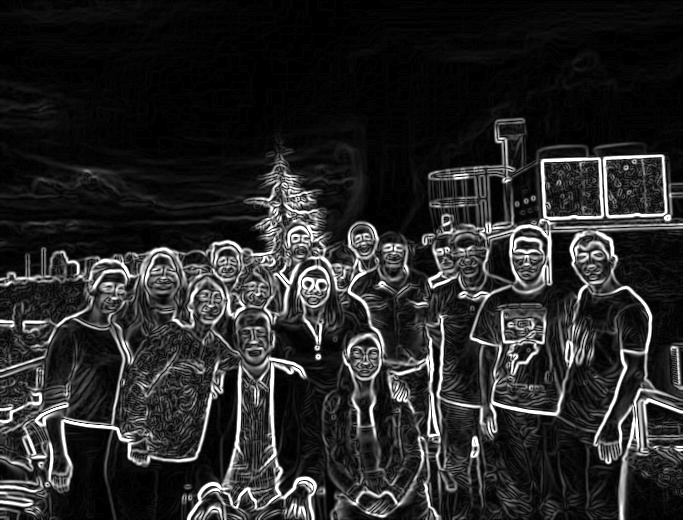
#> input picture Ch12/Figure5/IMG_0831/gradient_magnitude.jpg, 683 x 520 px, found by its file name
$ python additional_steps.py
#> lines starting #> are read from the running program, lines starting #| are printed output that depends on the picture; after the words box and inside, x2 and y2 are one past the last pixel; in counts of white or black regions, pixels touching at a corner belong together
import cv2
import numpy as np

image = cv2.imread('C:\\Users\\indus\\OneDrive\\Desktop\\ImageBook\\MyImplementations\\Ch12\\Figure5\\IMG_0831\\gradient_magnitude.jpg', cv2.IMREAD_GRAYSCALE)
#> image is the input picture: shape (520, 683); min 0, max 255, mean 39.8

threshold_value = 160
_, pruned_edges = cv2.threshold(image, threshold_value, 255, cv2.THRESH_BINARY)
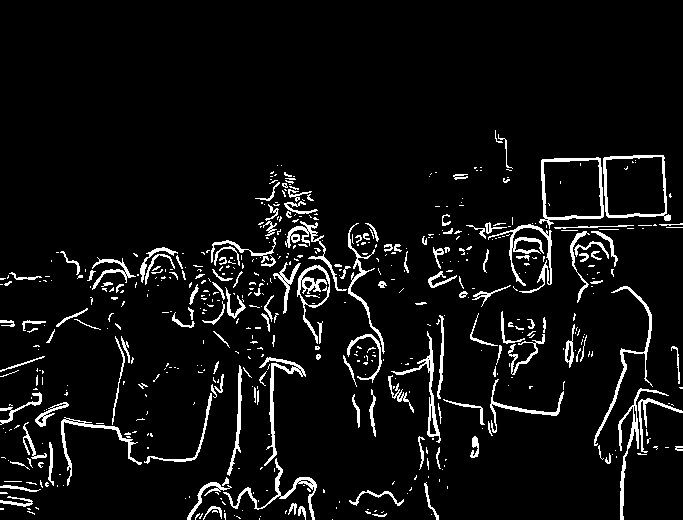
#> pruned_edges: shape (520, 683); 6.2% white in thin lines or dots, all inside (x1, y1, x2, y2) = (0, 130, 683, 520)
cv2.imwrite('C:\\Users\\indus\\OneDrive\\Desktop\\ImageBook\\MyImplementations\\Ch12\\Figure5\\IMG_0831\\pruned_edges.jpg', pruned_edges)

contours, _ = cv2.findContours(pruned_edges, cv2.RETR_EXTERNAL, cv2.CHAIN_APPROX_SIMPLE)
#> contours = 549 contours, 451 with area under 20; largest, box (x1, y1, x2, y2) and area: (603, 155, 671, 221) 3701, (539, 157, 604, 229) 3614, (297, 265, 330, 344) 1106, (488, 224, 552, 293) 542, (391, 331, 441, 443) 506

cleaned_image = np.zeros_like(pruned_edges)
for contour in contours:
    area = cv2.contourArea(contour)
    x, y, w, h = cv2.boundingRect(contour)
    aspect_ratio = float(w) / h
    extent = area / (w * h)

    if area < 15:
        continue
    if aspect_ratio > 5 or aspect_ratio < 1 / 5:
        continue
    if 0.9 < aspect_ratio < 1.1 and 0.78 < extent < 0.81:
        continue
    cv2.drawContours(cleaned_image, [contour], -1, 255)
#> this loop made 549 passes
#> (area, x, y, w, h, aspect_ratio, extent) on passes 24 to 26: (36.5, 298, 506, 8, 14, 0.571, 0.326), (42, 203, 506, 19, 14, 1.36, 0.158), (31.5, 288, 503, 9, 12, 0.75, 0.292)
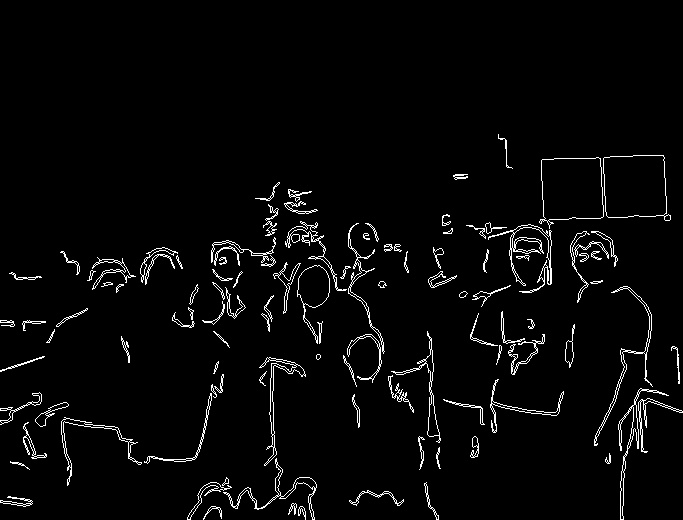
#> cleaned_image: shape (520, 683); 3.2% white in thin lines or dots, all inside (x1, y1, x2, y2) = (0, 134, 683, 520)

cv2.imwrite('C:\\Users\\indus\\OneDrive\\Desktop\\ImageBook\\MyImplementations\\Ch12\\Figure5\\IMG_0831\\removed_shapes.jpg', cleaned_image)

kernel = np.ones((2,2), np.uint8)
closed_edges = cv2.morphologyEx(cleaned_image, cv2.MORPH_CLOSE, kernel)
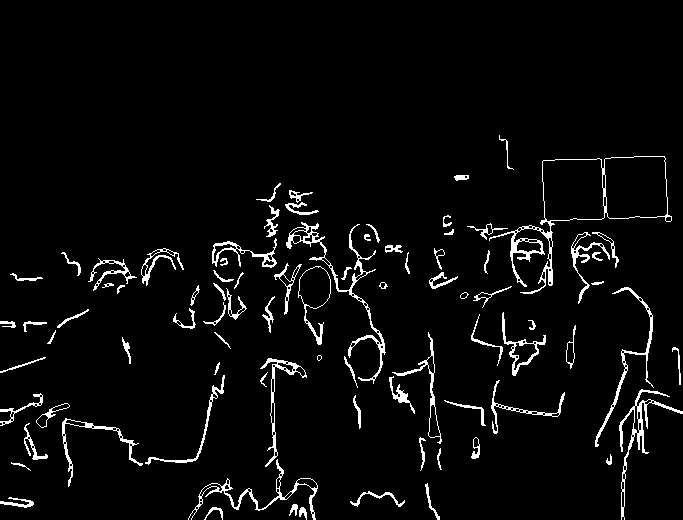
#> closed_edges: shape (520, 683); 4.1% white in thin lines or dots, all inside (x1, y1, x2, y2) = (0, 135, 683, 520)
cv2.imwrite('C:\\Users\\indus\\OneDrive\\Desktop\\ImageBook\\MyImplementations\\Ch12\\Figure5\\IMG_0831\\closed_edges.jpg', closed_edges)
